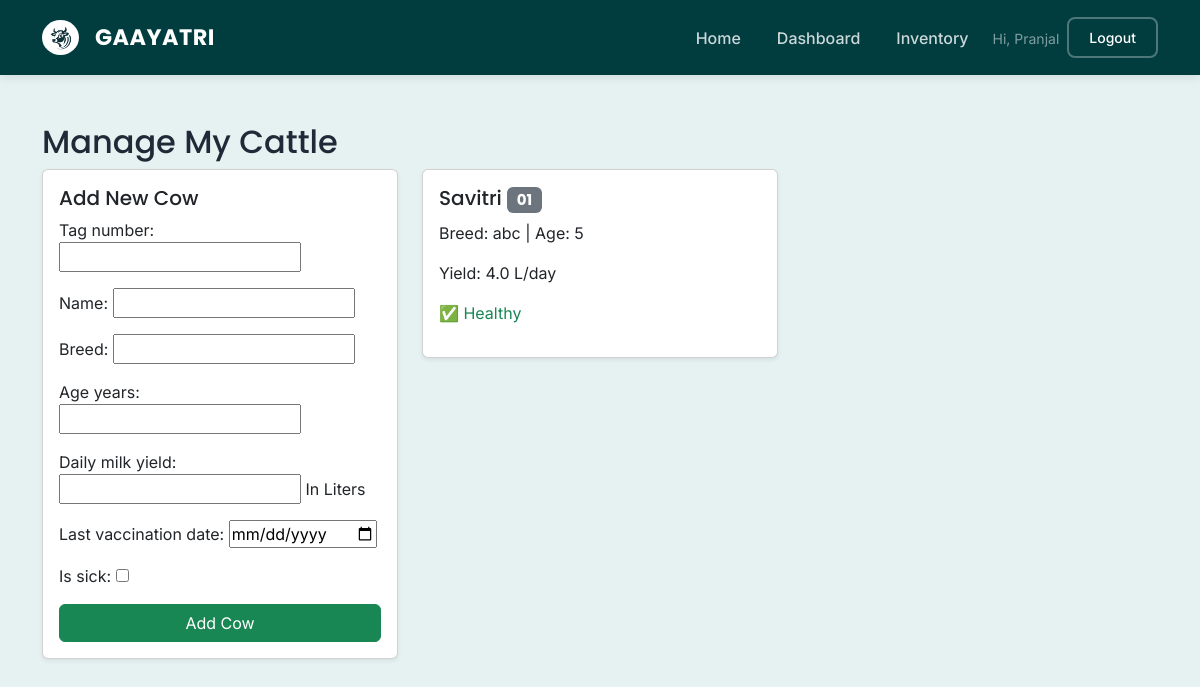
/dashboard/farmer/cattle/ (signed in), run on the app's committed database.
### core/models.py (models this page shows, shortened)
class User(AbstractUser):
    is_farmer = models.BooleanField(default=False)
    is_doctor = models.BooleanField(default=False)

class Cattle(models.Model):
    owner = models.ForeignKey(User, on_delete=models.CASCADE)
    tag_number = models.CharField(max_length=50)
    name = models.CharField(max_length=100)
    breed = models.CharField(max_length=100)
    age_years = models.PositiveIntegerField()
    daily_milk_yield = models.FloatField(help_text="In Liters")
    last_vaccination_date = models.DateField(null=True, blank=True)
    is_sick = models.BooleanField(default=False)

### core/views.py (the view)
# urls.py: path('dashboard/farmer/cattle/', views.manage_cattle, name='manage_cattle'),
@login_required
def manage_cattle(request):
    if request.method == 'POST':
        form = CattleForm(request.POST)
        if form.is_valid():
            cattle = form.save(commit=False)
            cattle.owner = request.user
            cattle.save()
            return redirect('manage_cattle')
    else:
        form = CattleForm()
    cattle_list = Cattle.objects.filter(owner=request.user)
    return render(request, 'core/manage_cattle.html', {'cattle_list': cattle_list, 'form': form})

### core/forms.py
class CattleForm(forms.ModelForm):
    class Meta:
        model = Cattle
        fields = ['tag_number', 'name', 'breed', 'age_years', 'daily_milk_yield', 'last_vaccination_date', 'is_sick']
        widgets = {
            'last_vaccination_date': forms.DateInput(attrs={'type': 'date'}),
        }

### core/templates/core/manage_cattle.html (shortened to what this page needs)
{% extends 'core/base.html' %}
{% block content %}
<h2>Manage My Cattle</h2>
<div class="row">
    <div class="col-md-4">
        <div class="card p-3 shadow-sm">
            <h5>Add New Cow</h5>
            <form method="post">
                {{ form.as_p }}
                <button type="submit" class="btn btn-success w-100">Add Cow</button>
            </form>
        </div>
    </div>
    <div class="col-md-8">
        <div class="row">
            {% for cow in cattle_list %}
            <div class="col-md-6 mb-3">
                <div class="card p-3 shadow-sm {% if cow.is_sick %}border-danger{% endif %}">
                    <h5>{{ cow.name }} <span class="badge bg-secondary">{{ cow.tag_number }}</span></h5>
                    <p>Breed: {{ cow.breed }} | Age: {{ cow.age_years }}</p>
                    <p>Yield: {{ cow.daily_milk_yield }} L/day</p>
                    {% if cow.is_sick %}
                        <p class="text-danger fw-bold">⚠️ Sick - Needs Attention</p>
                    {% else %}
                        <p class="text-success">✅ Healthy</p>
                    {% endif %}
                </div>
            </div>
            {% empty %}
            <p>No cattle added yet.</p>
            {% endfor %}
        </div>
    </div>
</div>
{% endblock %}

### core/templates/core/base.html (shortened to what this page needs)
<!DOCTYPE html>
<html lang="en">
<head>
    <link href="https://cdn.jsdelivr.net/npm/bootstrap@5.3.0/dist/css/bootstrap.min.css" rel="stylesheet">
</head>
<body>
    <nav class="navbar navbar-expand-lg sticky-top">
        <div class="container">
            <a class="navbar-brand d-flex align-items-center" href="{% url 'home' %}">
                <img src="/static/images/logo.png" height="35" class="me-3 bg-white rounded-circle p-1" alt="Logo">
                Gaayatri
            </a>
            <div class="collapse navbar-collapse" id="navbarNav">
                <ul class="navbar-nav ms-auto align-items-center">
                    <li class="nav-item"><a class="nav-link" href="{% url 'home' %}">Home</a></li>
                    {% if user.is_authenticated %}
                        {% if user.is_farmer %}
                            <li class="nav-item"><a class="nav-link" href="{% url 'farmer_dashboard' %}">Dashboard</a></li>
                            <li class="nav-item"><a class="nav-link" href="{% url 'inventory' %}">Inventory</a></li>
                        {% endif %}
                        <li class="nav-item ms-3">
                            <span class="text-white-50 small">Hi, {{ user.username }}</span>
                        </li>
                        <li class="nav-item ms-2">
                             <form action="{% url 'logout' %}" method="post" class="d-inline">
                                <button class="btn btn-sm btn-outline-light-custom">Logout</button>
                            </form>
                        </li>
                    {% endif %}
                </ul>
            </div>
        </div>
    </nav>
    <div class="container py-5">
        {% block content %}
        {% endblock %}
    </div>
</body>
</html>

### core/templates/core/base.html (style rules this page uses)
:root { --primary-dark: #013c3f; --primary-light: #e6f2f2; --accent-green: #0d9488; --text-dark: #1f2937; }
body { font-family: 'Inter', sans-serif; background-color: var(--primary-light); color: var(--text-dark); }
h1, h2, h3, h4, h5, h6, .navbar-brand { font-family: 'Poppins', sans-serif; }
.navbar { background-color: var(--primary-dark); padding: 15px 0; box-shadow: 0 2px 10px rgba(0,0,0,0.1); }
.navbar-brand { color: white !important; font-weight: 700; letter-spacing: 0.5px; text-transform: uppercase; font-size: 1.4rem; }
.nav-link { color: rgba(255, 255, 255, 0.8) !important; font-weight: 500; margin-left: 20px; transition: color 0.3s; }
.btn-outline-light-custom { border: 2px solid rgba(255,255,255,0.3); color: white; border-radius: 8px; padding: 8px 20px; font-weight: 500; }

### data on the page
User: username "Pranjal"
Cattle: name "Savitri", tag_number "01", breed "abc", age_years "5", daily_milk_yield "4.0", is_sick "✅ Healthy"
